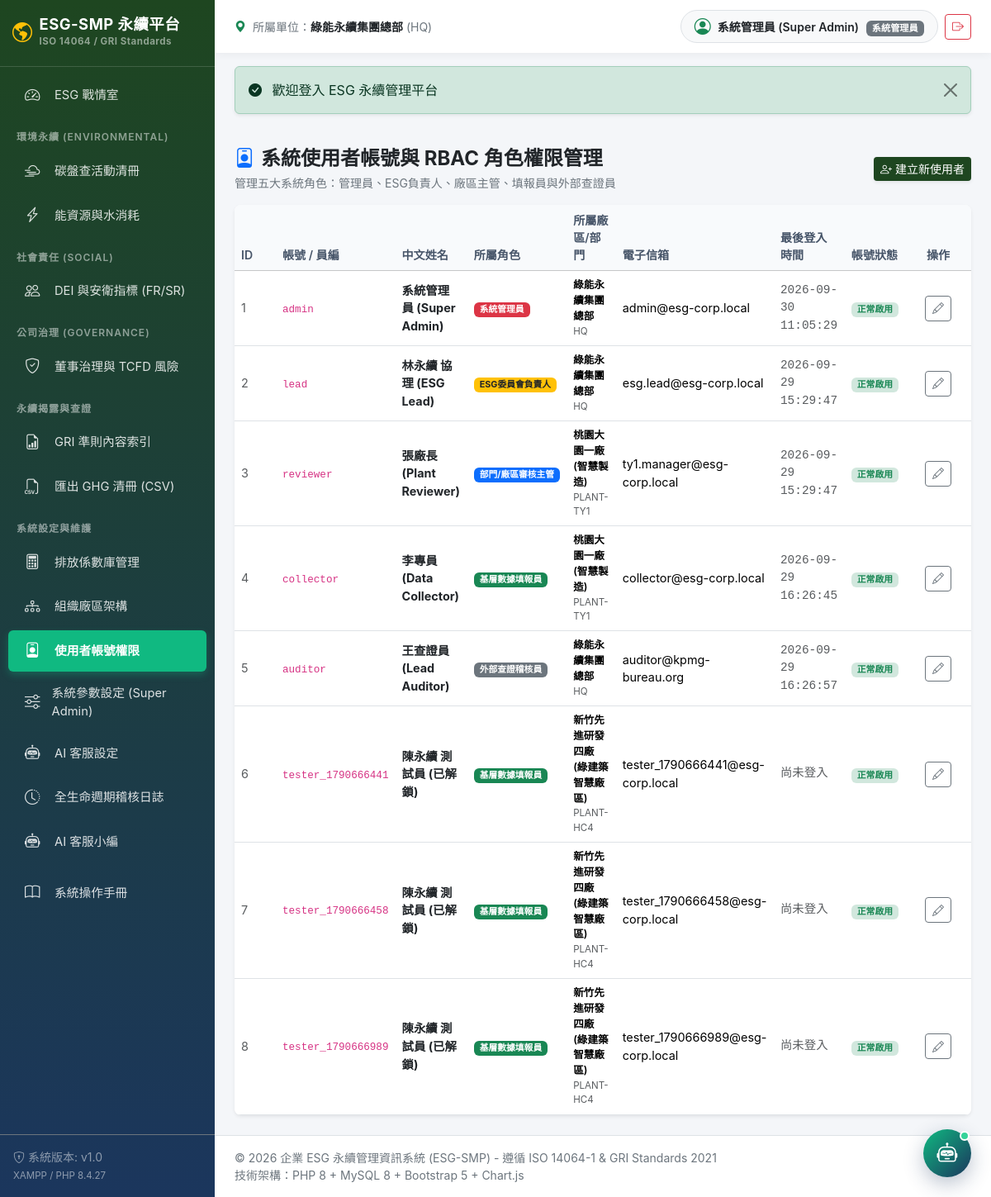
Page /index.php?route=users (signed in) on the committed database.
### tables this page shows
CREATE TABLE `sys_org_units` (
  `id` int(10) unsigned NOT NULL AUTO_INCREMENT COMMENT '組織唯一識別碼',
  `parent_id` int(10) unsigned DEFAULT NULL COMMENT '上級組織單位 ID (根節點為 NULL)',
  `unit_code` varchar(50) NOT NULL COMMENT '組織代碼 (如 HQ, TAIWAN-P1, DEPT-GA)',
  `unit_name` varchar(100) NOT NULL COMMENT '組織名稱 (如 台北總部, 桃園一廠, 總務部)',
  `unit_type` enum('group','company','plant','dept') NOT NULL DEFAULT 'dept' COMMENT '層級類型',
  `country` varchar(50) NOT NULL DEFAULT 'Taiwan' COMMENT '所在國家/地區',
  `address` varchar(255) DEFAULT NULL COMMENT '實體廠址或地址',
  `is_active` tinyint(1) NOT NULL DEFAULT 1 COMMENT '是否啟用 (1: 啟用, 0: 停用)',
  `created_at` datetime NOT NULL DEFAULT current_timestamp() COMMENT '建立時間',
  `updated_at` datetime NOT NULL DEFAULT current_timestamp() ON UPDATE current_timestamp() COMMENT '更新時間',
  PRIMARY KEY (`id`),
  UNIQUE KEY `unit_code` (`unit_code`),
  KEY `fk_org_parent` (`parent_id`),
  CONSTRAINT `fk_org_parent` FOREIGN KEY (`parent_id`) REFERENCES `sys_org_units` (`id`) ON DELETE SET NULL
);

CREATE TABLE `sys_users` (
  `id` bigint(20) unsigned NOT NULL AUTO_INCREMENT COMMENT '使用者 ID',
  `org_unit_id` int(10) unsigned NOT NULL COMMENT '所屬組織單位 ID',
  `role_id` int(10) unsigned NOT NULL COMMENT '所屬角色 ID',
  `username` varchar(50) NOT NULL COMMENT '登入帳號 / 員工編號',
  `password_hash` varchar(255) NOT NULL COMMENT '密碼雜湊值 (PHP password_hash)',
  `full_name` varchar(100) NOT NULL COMMENT '使用者中文姓名',
  `email` varchar(150) NOT NULL COMMENT '電子信箱 (審批通知)',
  `phone` varchar(30) DEFAULT NULL COMMENT '分機 / 聯絡電話',
  `status` tinyint(1) NOT NULL DEFAULT 1 COMMENT '帳號狀態 (1: 啟用, 0: 停用, -1: 鎖定)',
  `failed_login_count` tinyint(4) NOT NULL DEFAULT 0 COMMENT '連續密碼錯誤次數',
  `last_login_at` datetime DEFAULT NULL COMMENT '最後登入時間',
  `last_login_ip` varchar(45) DEFAULT NULL COMMENT '最後登入 IP',
  `created_at` datetime NOT NULL DEFAULT current_timestamp(),
  `updated_at` datetime NOT NULL DEFAULT current_timestamp() ON UPDATE current_timestamp(),
  PRIMARY KEY (`id`),
  UNIQUE KEY `username` (`username`),
  KEY `fk_user_org` (`org_unit_id`),
  KEY `fk_user_role` (`role_id`),
  KEY `idx_user_email` (`email`),
  KEY `idx_user_status` (`status`),
  CONSTRAINT `fk_user_org` FOREIGN KEY (`org_unit_id`) REFERENCES `sys_org_units` (`id`),
  CONSTRAINT `fk_user_role` FOREIGN KEY (`role_id`) REFERENCES `sys_roles` (`id`)
);

CREATE TABLE `sys_roles` (
  `id` int(10) unsigned NOT NULL AUTO_INCREMENT,
  `role_code` varchar(30) NOT NULL COMMENT '角色代碼 (admin, esg_lead, reviewer, collector, auditor)',
  `role_name` varchar(50) NOT NULL COMMENT '角色顯示名稱',
  `description` varchar(255) DEFAULT NULL COMMENT '權限範圍說明',
  `created_at` datetime NOT NULL DEFAULT current_timestamp(),
  PRIMARY KEY (`id`),
  UNIQUE KEY `role_code` (`role_code`)
);

### app/Controllers/UserController.php (called while the page is built, shortened)
<?php
require_once __DIR__ . '/../Auth.php';
require_once __DIR__ . '/../Database.php';
class UserController {
    public function index() {
        $pdo = Database::getConnection();
        $users = $pdo->query("
            SELECT u.*, r.role_code, r.role_name, o.unit_name, o.unit_code
            FROM sys_users u
            JOIN sys_roles r ON u.role_id = r.id
            JOIN sys_org_units o ON u.org_unit_id = o.id
            ORDER BY u.id ASC
        ")->fetchAll();
        require __DIR__ . '/../../views/users/index.php';
    }
}

### app/Auth.php (called while the page is built, shortened)
<?php
require_once __DIR__ . '/Database.php';
class Auth {
    public static function check(): bool {
        return !empty($_SESSION['user_id']);
    }
    public static function user(): ?array {
        return $_SESSION['user'] ?? null;
    }
}

### app/Database.php (called while the page is built, shortened)
<?php
class CustomPDO extends PDO {
    public function prepare($statement, $options = []) {
        return parent::prepare($statement, $options);
    }
    public function query($statement, ...$args) {
        return parent::query($statement, ...$args);
    }
}

### config/app.php (called while the page is built, shortened)
<?php
function e($string) {
    return htmlspecialchars((string)$string, ENT_QUOTES, 'UTF-8');
}
function get_flash() {
    if (isset($_SESSION['flash'])) {
        $flash = $_SESSION['flash'];
        return $flash;
    }
    return null;
}

### views/users/index.php (the view, shortened to what this page needs)
<?php
require __DIR__ . '/../layout/header.php';
?>
<div class="d-flex justify-content-between align-items-center mb-3 flex-wrap gap-2">
    <div>
        <h4 class="fw-bold mb-1 text-dark">
            <i class="bi bi-person-badge text-primary me-2"></i>系統使用者帳號與 RBAC 角色權限管理
        </h4>
        <div class="text-secondary small">
            管理五大系統角色：管理員、ESG負責人、廠區主管、填報員與外部查證員
        </div>
    </div>
    <button type="button" class="btn btn-success btn-sm shadow-sm" style="background-color: var(--esg-green); border: none;" data-bs-toggle="modal" data-bs-target="#addUserModal">
        <i class="bi bi-person-plus me-1"></i>建立新使用者
    </button>
</div>
<div class="card border-0 shadow-sm rounded-3 overflow-hidden">
    <div class="table-responsive">
        <table class="table table-hover align-middle mb-0">
            <thead class="table-light">
                <tr>
                    <th style="width: 50px;">ID</th>
                    <th>帳號 / 員編</th>
                    <th>中文姓名</th>
                    <th>所屬角色</th>
                    <th>所屬廠區/部門</th>
                    <th>電子信箱</th>
                    <th>最後登入時間</th>
                    <th>帳號狀態</th>
                    <th class="text-center" style="width: 80px;">操作</th>
                </tr>
            </thead>
            <tbody>
                <?php foreach ($users as $u): ?>
                    <tr>
                        <td class="text-muted small"><?= $u['id'] ?></td>
                        <td><code><?= e($u['username']) ?></code></td>
                        <td><strong class="text-dark"><?= e($u['full_name']) ?></strong></td>
                        <td>
                            <?php
                            $roleBadges = [
                                'admin' => 'bg-danger',
                                'esg_lead' => 'bg-warning text-dark',
                                'reviewer' => 'bg-primary',
                                'collector' => 'bg-success',
                                'auditor' => 'bg-secondary'
                            ];
                            $badgeClass = $roleBadges[$u['role_code']] ?? 'bg-info text-dark';
                            ?>
                            <span class="badge <?= $badgeClass ?>"><?= e($u['role_name']) ?></span>
                        </td>
                        <td>
                            <div class="small fw-semibold"><?= e($u['unit_name']) ?></div>
                            <div class="text-muted" style="font-size: 0.72rem;"><?= e($u['unit_code']) ?></div>
                        </td>
                        <td class="small"><?= e($u['email']) ?></td>
                        <td class="small text-muted font-monospace"><?= $u['last_login_at'] ?: '尚未登入' ?></td>
                        <td>
                            <?php if ($u['status'] == 1): ?>
                                <span class="badge bg-success-subtle text-success">正常啟用</span>
                            <?php elseif ($u['status'] == -1): ?>
                                <span class="badge bg-danger">密碼鎖定</span>
                            <?php else: ?>
                                <span class="badge bg-secondary">停用</span>
                            <?php endif; ?>
                        </td>
                        <td class="text-center">
                            <button type="button" class="btn btn-outline-secondary btn-sm"
                                    data-bs-toggle="modal" data-bs-target="#editUserModal"
                                    data-id="<?= $u['id'] ?>"
                                    data-username="<?= e($u['username']) ?>"
                                    data-name="<?= e($u['full_name']) ?>"
                                    data-email="<?= e($u['email']) ?>"
                                    data-phone="<?= e($u['phone']) ?>"
                                    data-org="<?= $u['org_unit_id'] ?>"
                                    data-role="<?= $u['role_id'] ?>"
                                    data-status="<?= $u['status'] ?>">
                                <i class="bi bi-pencil"></i>
                            </button>
                        </td>
                    </tr>
                <?php endforeach; ?>
            </tbody>
        </table>
    </div>
</div>
<?php require __DIR__ . '/../layout/footer.php'; ?>

### views/layout/header.php (shortened to what this page needs)
<?php
require_once __DIR__ . '/../../config/app.php';
require_once __DIR__ . '/../../app/Auth.php';
$user = Auth::user();
$currentRoute = $_GET['route'] ?? 'dashboard';
$flash = get_flash();
?>
<!DOCTYPE html>
<html lang="zh-TW">
<head>
    <link href="https://cdn.jsdelivr.net/npm/bootstrap@5.3.3/dist/css/bootstrap.min.css" rel="stylesheet">
    <link href="https://cdn.jsdelivr.net/npm/bootstrap-icons@1.11.3/font/bootstrap-icons.min.css" rel="stylesheet">
    <link href="assets/css/style.css" rel="stylesheet">
    <?php if (Auth::check() && $currentRoute !== 'ai_assistant' && $currentRoute !== 'ai_settings'): ?><link href="assets/css/ai-widget.css" rel="stylesheet"><?php endif; ?>
</head>
<body>
<div class="d-flex" id="wrapper">
    <?php require __DIR__ . '/sidebar.php'; ?>
    <div id="content" class="d-flex flex-column">
        <nav class="top-navbar d-flex justify-content-between align-items-center">
            <div class="d-flex align-items-center">
                <div class="text-secondary small d-none d-sm-block">
                    <i class="bi bi-geo-alt-fill text-success me-1"></i>
                    所屬單位：<strong class="text-dark"><?= e($user['unit_name'] ?? '總部') ?></strong> (<?= e($user['unit_code'] ?? 'HQ') ?>)
                </div>
            </div>
            <div class="d-flex align-items-center gap-2">
                <div class="d-flex align-items-center bg-light px-3 py-1 rounded-pill border">
                    <i class="bi bi-person-circle fs-5 text-success me-2"></i>
                    <div>
                        <span class="fw-semibold text-dark small"><?= e($user['full_name'] ?? '使用者') ?></span>
                        <span class="badge bg-secondary ms-1 small" style="font-size: 0.7rem;"><?= e($user['role_name'] ?? '訪客') ?></span>
                    </div>
                </div>
                <form method="POST" action="index.php?route=logout" class="d-inline">
                    <button type="submit" class="btn btn-outline-danger btn-sm" title="登出系統"><i class="bi bi-box-arrow-right"></i></button>
                </form>
            </div>
        </nav>
        <?php if ($flash): ?>
            <div class="container-fluid px-4 pt-3">
                <div class="alert alert-<?= e($flash['type']) ?> alert-dismissible fade show shadow-sm" role="alert">
                    <i class="bi <?= $flash['type'] === 'success' ? 'bi-check-circle-fill' : ($flash['type'] === 'danger' ? 'bi-exclamation-octagon-fill' : 'bi-info-circle-fill') ?> me-2"></i>
                    <?= e($flash['message']) ?>
                    <button type="button" class="btn-close" data-bs-dismiss="alert" aria-label="Close"></button>
                </div>
            </div>
        <?php endif; ?>
        <main class="container-fluid px-4 py-4 flex-grow-1">

### assets/css/style.css (style rules this page uses)
:root { --esg-green: #1E4620; --esg-green-light: #2D6A30; --esg-navy: #1B365D; --esg-accent: #10B981; --esg-bg: #F4F6F9; --esg-sidebar-width: 260px; }
body { background-color: var(--esg-bg); font-family: -apple-system, BlinkMacSystemFont, "Segoe UI", Roboto, "Helvetica Neue", Arial, sans-serif, "Microsoft JhengHei"; color: #333333; min-height: 100vh; }
#content { flex: 1; overflow-x: hidden; }
.top-navbar { background-color: #ffffff; box-shadow: 0 2px 10px rgba(0, 0, 0, 0.05); padding: 12px 24px; }
.table th { background-color: #F8FAFC; color: #475569; font-weight: 600; font-size: 0.88rem; border-top: none; }
.table td { vertical-align: middle; font-size: 0.9rem; }

### rows in the picture
sys_org_units: unit_name "綠能永續集團總部", unit_code "HQ"
sys_users: full_name "系統管理員 (Super Admin)", id "1", username "admin", role.role_name "系統管理員", org_unit.unit_name "綠能永續集團總部", org_unit.unit_code "HQ", email "admin@esg-corp.local", last_login_at "2026-09-30 11:05:29", status "正常啟用"
sys_roles: role_name "系統管理員"
sys_users: id "2", username "lead", full_name "林永續 協理 (ESG Lead)", role.role_name "ESG委員會負責人", org_unit.unit_name "綠能永續集團總部", org_unit.unit_code "HQ", email "esg.lead@esg-corp.local", last_login_at "2026-09-29 15:29:47", status "正常啟用"
sys_users: id "3", username "reviewer", full_name "張廠長 (Plant Reviewer)", role.role_name "部門/廠區審核主管", org_unit.unit_name "桃園大園一廠 (智慧製造)", org_unit.unit_code "PLANT-TY1", email "ty1.manager@esg-corp.local", last_login_at "2026-09-29 15:29:47", status "正常啟用"
sys_users: id "4", username "collector", full_name "李專員 (Data Collector)", role.role_name "基層數據填報員", org_unit.unit_name "桃園大園一廠 (智慧製造)", org_unit.unit_code "PLANT-TY1", email "collector@esg-corp.local", last_login_at "2026-09-29 16:26:45", status "正常啟用"
sys_users: id "5", username "auditor", full_name "王查證員 (Lead Auditor)", role.role_name "外部查證稽核員", org_unit.unit_name "綠能永續集團總部", org_unit.unit_code "HQ", email "auditor@kpmg-bureau.org", last_login_at "2026-09-29 16:26:57", status "正常啟用"
sys_users: id "6", username "tester_1790666441", full_name "陳永續 測試員 (已解鎖)", role.role_name "基層數據填報員", org_unit.unit_name "新竹先進研發四廠 (綠建築智慧廠區)", org_unit.unit_code "PLANT-HC4", email "tester_1790666441@esg-corp.local", last_login_at "尚未登入", status "正常啟用"
sys_users: id "7", username "tester_1790666458", full_name "陳永續 測試員 (已解鎖)", role.role_name "基層數據填報員", org_unit.unit_name "新竹先進研發四廠 (綠建築智慧廠區)", org_unit.unit_code "PLANT-HC4", email "tester_1790666458@esg-corp.local", last_login_at "尚未登入", status "正常啟用"
sys_users: id "8", username "tester_1790666989", full_name "陳永續 測試員 (已解鎖)", role.role_name "基層數據填報員", org_unit.unit_name "新竹先進研發四廠 (綠建築智慧廠區)", org_unit.unit_code "PLANT-HC4", email "tester_1790666989@esg-corp.local", last_login_at "尚未登入", status "正常啟用"

### other values in the picture
APP_VERSION "v1.0"
PHP_VERSION "8.4.27"
$flash['message'] "歡迎登入 ESG 永續管理平台"
